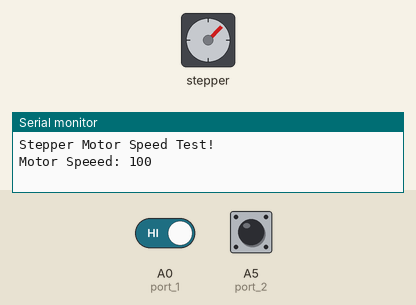
A sketch run on a simulated Arduino Uno, built with avr-gcc and run on an emulated ATmega328P. On the bench: stepper motor, the last lines printed to the serial monitor. The inputs (shaded band) are chosen by the test bench; at power-on: A5 (port_2) HIGH, A0 (port_1) HIGH. Stepper angles assume 32 steps per turn.

Above: at 4.0 s.
4.1 s: A5 (port_2) pulled LOW for 0.15 s
At 4.55 s:
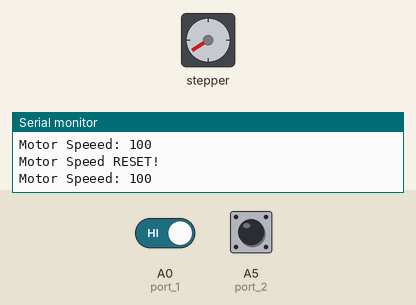
10.2 s: A0 (port_1) driven LOW
13.2 s: A5 (port_2) pulled LOW for 1 s
At 14.1 s:
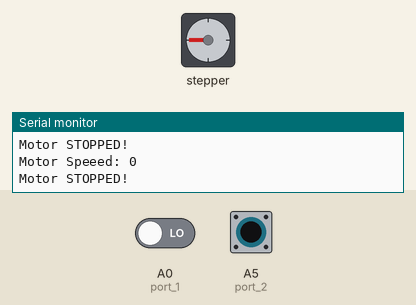
19.3 s: A0 (port_1) driven HIGH
25.3 s: A5 (port_2) pulled LOW for 0.15 s
At 25.45 s:
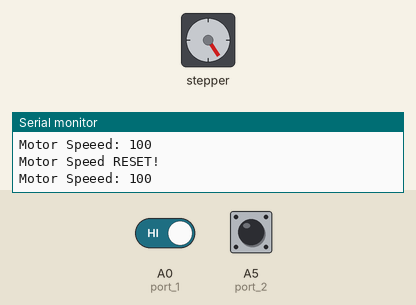
Timing chart, 0 to 29.3 s (numbered marks = the images above; inputs shaded):
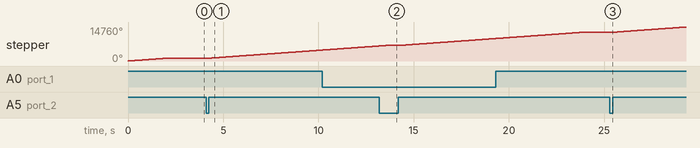

The sketch:

Motor_Shield_V1_Stepper_Speed_Test.ino
```cpp
/*
 * This program uses an Adafruit Motor Shield V1 to control a 28BYJ-48 Stepper Motor.
 *
 * OPERATION:
 * 1) Pressing the button connected to analog pin A0 will increase the speed of the stepper with each press.
 * 2) Pressing the button connected to analog pin A5 will reset the speed to the default value.
 *
 * STEPPER MOTOR NOTES
 * The 28BYJ-48 has a step angle of 11.25 degrees, 32 steps per revolution of the motor rotor.
 * The gear train has a ratio of 64:1 for a total of 2048 steps per revolution of the motor axle.
 *
 * STEPPER MOTOR PORT WIRING SETUP:
 * Motorshield port color coded wiring from edge to edge:
 *  Blue - outer screw terminal on the RIGHT SIDE when viewing the open face of the port
 *  Yellow - screw terminal adjacent to the BLUE screw terminal
 *  Red - middle screw terminal (stepper center tap)
 *  Orange - screw terminal adjacent to PINK screw terminal
 *  Pink - outer screw terminal on the LEFT SIDE when facing the open face of the port
 *
 *  REFERENCE:
 *  WIRING DIAGRAM AND GENERAL INFO: https://www.instructables.com/28BYJ-48-Stepper-Motor-Arduino-L293D-Motor-Shield-/
 *  Stepper 28BYJ-48 General Info: https://lastminuteengineers.com/28byj48-stepper-motor-arduino-tutorial/#:~:text=According%20to%20the%20data%20sheet,*64)%20steps%20per%20revolution.
 *  ADAFRUIT PAGE FOR THE MOTOR SHIELD V1: https://learn.adafruit.com/adafruit-motor-shield/using-stepper-motors
 */

#include <AFMotor.h>

//REMEMBER TO SET THE CORRECT MOTOR PORT:
AF_Stepper motor(32, 1);    //MOTOR PORT: For motor port M1 and M2 set the second parameter to 1. For motor ports M3 and M4, set the second parameter to 2.
                            //PARAMETER FORMAT: (STEPPER_STEPS, MOTOR_SHIELD_PORT). Set stepper steps to 360 divided by the step angle for the stepper. FOR EXAMPLE: 360 / 11.25 = 32

int port_1 = A0;
int port_2 = A5;
int motorTravel = 500;   //Amount of travel the stepper should rotate
int motorSpeed = 100;     //1000 seems to be the maximum speed without too much vibration and no skipping under reasonable load.


void setup() {
  pinMode(port_1, INPUT_PULLUP); //Butons connect to GND upon press, so set default to be pulled up.
  pinMode(port_2, INPUT_PULLUP);

  motor.setSpeed(motorSpeed);  // Use to set the stepper RPM
  motor.step(100, FORWARD, SINGLE); //(I assume this initializes the motor)
  motor.release();

  Serial.begin(9600);   // set up Serial library at 9600 bps
  Serial.println("Stepper Motor Speed Test!");
  Serial.print("Motor Speeed: ");
  Serial.println(motorSpeed);
  Serial.println();

  delay(1000);
}

void loop() {
  if(digitalRead(port_1) == LOW && digitalRead(port_2) == HIGH) { //Check for button press on sensor pin assigned to the visor
    motorSpeed += 100;
    motor.setSpeed(motorSpeed);  // Use to set the stepper RPM
    Serial.print("Motor Speeed: ");
    Serial.println(motorSpeed);
    motor.step(motorTravel, FORWARD, DOUBLE);
    motor.release();
  }
  else if(digitalRead(port_1) == HIGH && digitalRead(port_2) == LOW) {
    Serial.println("Motor Speed RESET!");
    motorSpeed = 100;
    motor.setSpeed(motorSpeed);  // Use to set the stepper RPM
    Serial.print("Motor Speeed: ");
    Serial.println(motorSpeed);
    motor.step(motorTravel, FORWARD, DOUBLE);
    motor.release();
  }
  else if(digitalRead(port_1) == LOW && digitalRead(port_2) == LOW) {
    Serial.println("Motor STOPPED!");
    motorSpeed = 0;
    motor.setSpeed(motorSpeed);  // Use to set the stepper RPM
    Serial.print("Motor Speeed: ");
    Serial.println(motorSpeed);
    motor.release();
  }
}
```

Measured:
- after the input at 4.1 s, stepper: keeps turning clockwise at about 596°/s, starting at once
- after the input at 25.3 s, stepper: keeps turning clockwise at about 597°/s, starting at once
